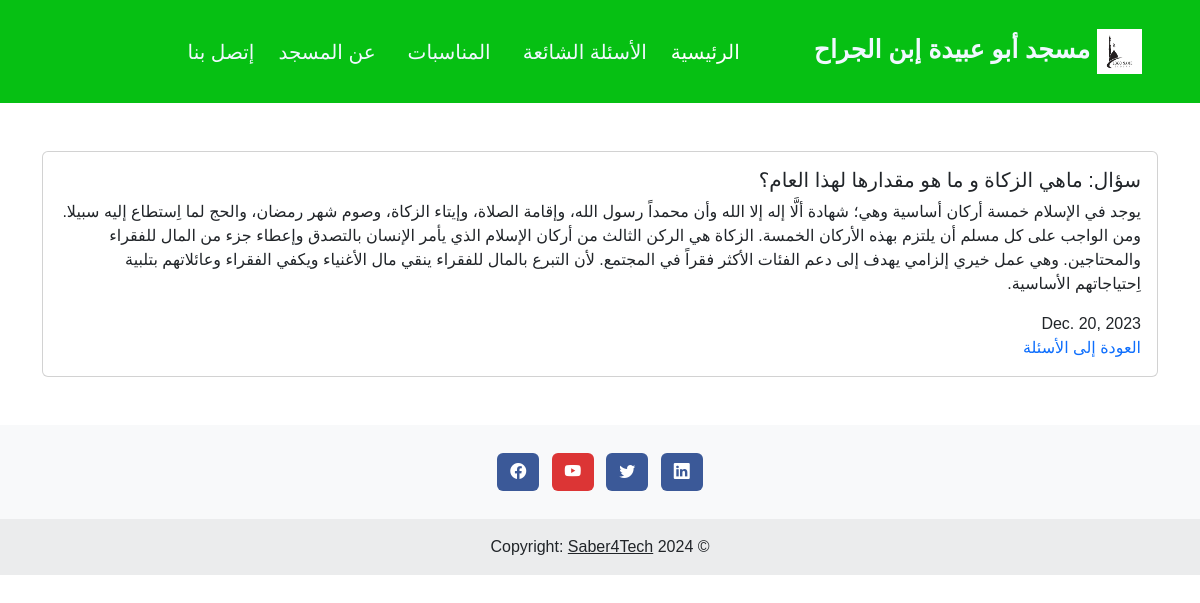
The app's page /question_detail/1/ with its own data.
### appAbuObaida/models.py (models this page shows, shortened)
class QuestionModel(models.Model):
    question_title = models.CharField(max_length=500)
    question_answer = models.TextField()
    pub_date = models.DateField(auto_now_add=True)

### appAbuObaida/views.py (the view)
# urls.py: path('question_detail/<int:pk>/', views.question_detail, name='question_detail'),
def question_detail(request, pk):
    question_detailed = get_object_or_404(QuestionModel, pk=pk)
    context = {
        'question_detailed': question_detailed
    }
    return render(request, 'appAbuObaida/question_detail.html', context)

### templates/appAbuObaida/question_detail.html (shortened to what this page needs)
{% extends 'appAbuObaida/base.html' %}
{% load static %}
{% block content %}
    <div class="container my-5" dir="rtl">
        <div class="card card-questions">
            <div class="card-body">
                <h5 class="card-title">سؤال: {{ question_detailed.question_title }}</h5>
                <p class="card-text">
                    {{ question_detailed.question_answer }}
                </p>
                <span>{{ question_detailed.pub_date }}</span><br>
                <a class="card-link mt-4" href="{% url 'questions_blog' %}">
                    العودة إلى الأسئلة
                </a>
            </div>
        </div>
    </div>
{% endblock %}

### static/css/styles.css (style rules this page uses)
body { font-family: Arial, sans-serif; margin: 0; padding: 0; box-sizing: border-box; }
.card-link { text-decoration: none; }
.card-questions { margin-bottom: 10px }

### records on screen
QuestionModel: question_title "ماهي الزكاة و ما هو مقدارها لهذا العام؟", question_answer "يوجد في الإسلام خمسة أركان أساسية وهي؛ شهادة ألَّا إله إلا الله وأن محمداً رسول الله، وإقامة الصلاة، وإيتاء الزكاة، وصوم شهر رمضان، والحج لما اِستطاع إليه سبيلا. ومن الواجب على كل مسلم أن يلتزم بهذه الأركان الخمسة. الزكاة هي الركن الثالث من أركان الإسلام الذي يأمر الإنسان بالتصدق وإعطاء جزء من المال للفقراء والمحتاجين. وهي عمل خيري إلزامي يهدف إلى دعم الفئات الأكثر فقراً في المجتمع. لأن التبرع بالمال للفقراء ينقي مال الأغنياء ويكفي الفقراء وعائلاتهم بتلبية اِحتياجاتهم الأساسية.", pub_date "Dec. 20, 2023"
